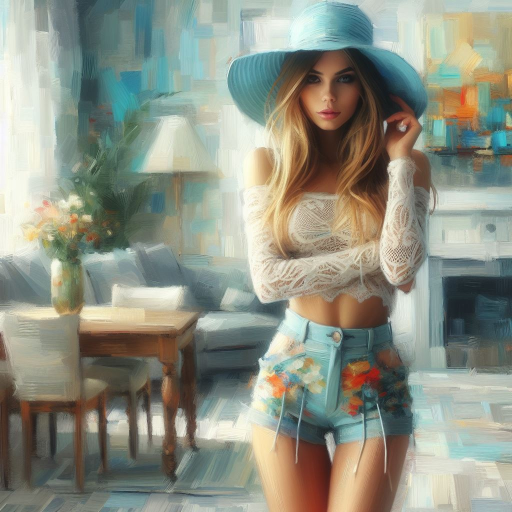
#> input picture ml/image.jpg, 1024 x 1024 px, found by its file name (shown at 1/2 size)
$ python 'import cv2 5.py'
#> lines starting #> are read from the running program, lines starting #| are printed output that depends on the picture
import cv2
import numpy as np

# Функция для чтения изображения из файла
def read_image(file_path):
#> called with file_path = 'image.jpg'
    return cv2.imread(file_path)
#> returned value is the input picture: shape (1024, 1024, 3); mean B, G, R 132.4, 146.2, 142.4

# Функция для преобразования изображения в оттенки серого
def convert_to_gray(image):
    return cv2.cvtColor(image, cv2.COLOR_BGR2GRAY)
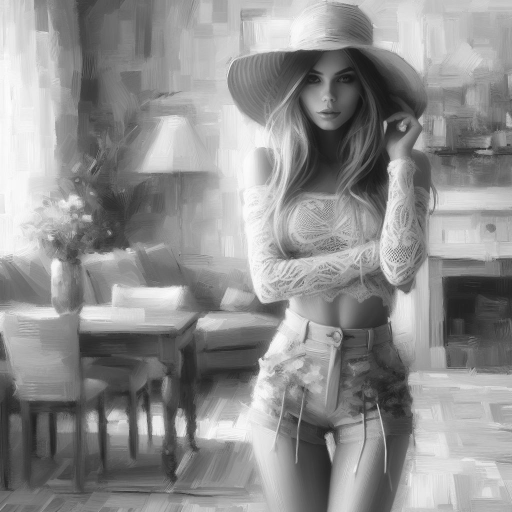
#> returned value: shape (1024, 1024) (shown at 1/2 size); min 19, max 254, mean 143.5

# Функция для применения медианного размытия к изображению
def apply_median_blur(image, kernel_size):
    return cv2.medianBlur(image, kernel_size)

# Функция для изменения размера изображения
def resize_image(image, width, height):
    return cv2.resize(image, (width, height))

# Функция для сохранения изображения в файл
def save_image(file_path, image):
    cv2.imwrite(file_path, image)

# Функция для отображения изображения на экране
def display_image(title, image):
    cv2.imshow(title, image)

# Функция для замены всех цветов в изображении на синий
def replace_with_blue_color(img):
    """
    Заменяет все цвета в изображении на синий

    Args:
        img (numpy.ndarray): Изображение в формате uint8

    Returns:
        numpy.ndarray: Изображение в формате uint8 с синими цветами
    """
    blue_img = np.zeros_like(img)  # Создаем изображение с нулевыми значениями, что представляет собой черное изображение
    blue_img[:, :] = (10, 50, 150)  # Задаем все пиксели в синий цвет (в формате BGR)
    return blue_img

# Основная функция программы
def main():
    file_path = 'image.jpg'  # Путь к файлу с изображением
    img = read_image(file_path)  # Чтение изображения из файла
    if img is not None:  # Проверка успешного чтения изображения
        gray = convert_to_gray(img)  # Преобразование изображения в оттенки серого
        blur = apply_median_blur(gray, 1)  # Применение медианного размытия
        edges = cv2.Canny(blur, 15, 80)  # Обнаружение границ на изображении
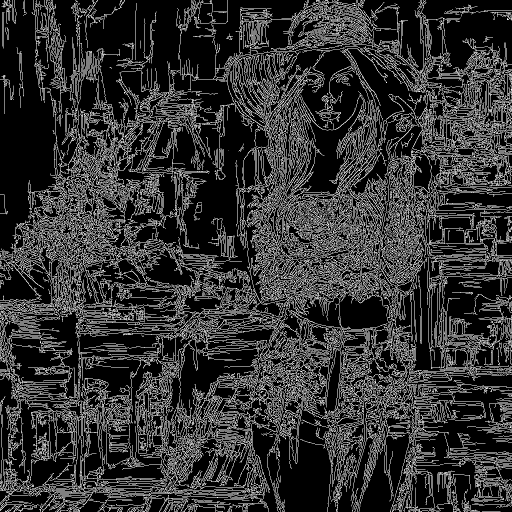
#> edges: shape (1024, 1024) (shown at 1/2 size); 20% white in thin lines or dots

        # Отображение оригинального изображения и обработанных версий
        display_image('Оригинал', img)
        display_image('Оттенки серого', gray)
        display_image('Размытое', blur)
        display_image('Границы', edges)

        # Изменение размера изображения и отображение его
        resized_img = resize_image(img, 1000, 1000)
        display_image('Измененное изображение', resized_img)

        # Сохранение обработанных изображений в файлах
        save_image('gray_image.jpg', gray)
        save_image('blurred_image.jpg', blur)
        save_image('edges_image.jpg', edges)
        save_image('resized_image.jpg', resized_img)

        # Изменение размера изображения и замена всех цветов на синий
        resized_img = resize_image(img, 3000, 3000)
        blue_color_img = replace_with_blue_color(resized_img)
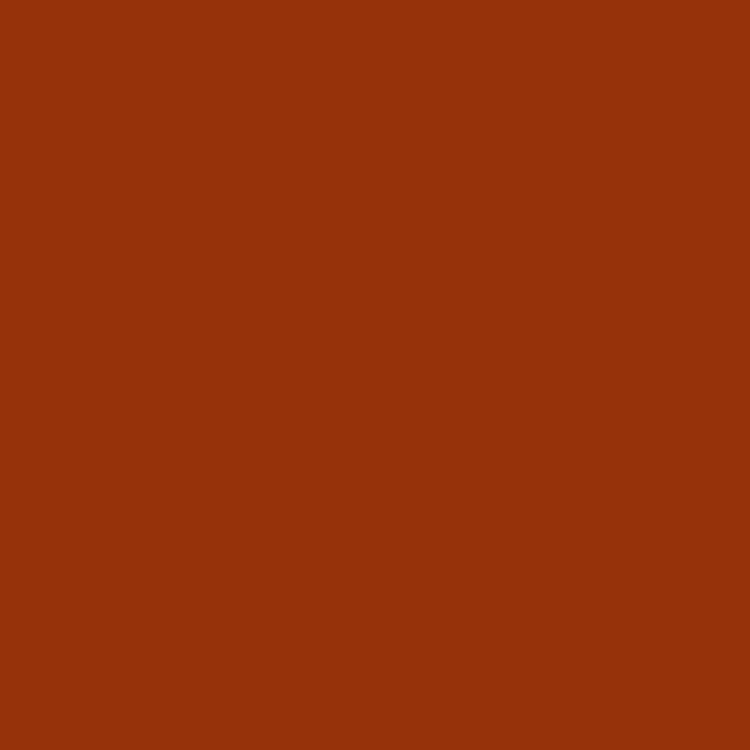
#> blue_color_img: shape (3000, 3000, 3) (shown at 1/4 size); mean B, G, R 10, 50, 150
        display_image('Синее изображение', blue_color_img)

        # Ожидание нажатия клавиши для завершения программы
        cv2.waitKey(5000)
        cv2.destroyAllWindows()

# Вызов основной функции
main()
